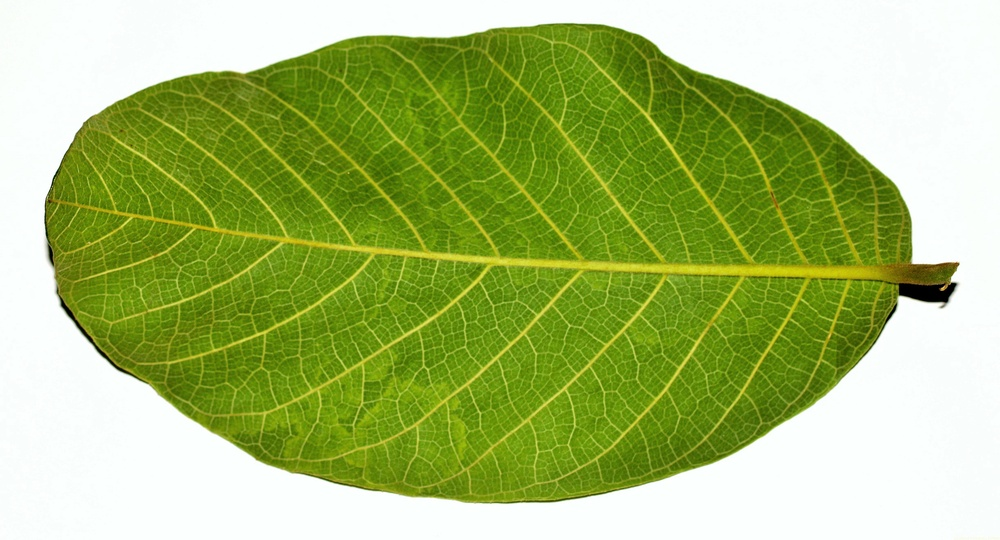
%> input picture jack-leaf.jpg, 1000 x 540 px, shrunk from 2500 x 1349 before the run
$ octave jack_leaf.m   (GNU Octave 9; MATLAB toolbox functions it lacks are replaced by stand-ins)
%> lines starting %> are read from the running program, lines starting %| are printed output that depends on the picture; in (x1, y1, x2, y2) boxes, pixels count from 0 and x2, y2 are one past the last pixel; in counts of white or black regions, pixels touching at a corner belong together; the program's own positions count from 1
clear all;
%read the leaf image
I = imread('jack-leaf.jpg');
%> I is the input picture: size 540x1000x3 uint8; mean R, G, B 165.4, 186.9, 112.5

%Convert to Gray Scale
IGray = rgb2gray(I);
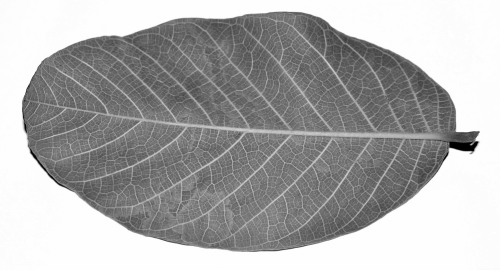
%> IGray: size 540x1000 uint8 (shown at 1/2 size); min 0, max 255, mean 172.1

%Convert to Binary
IBin = im2bw(IGray,129/255); %141/255 disk 3 initially
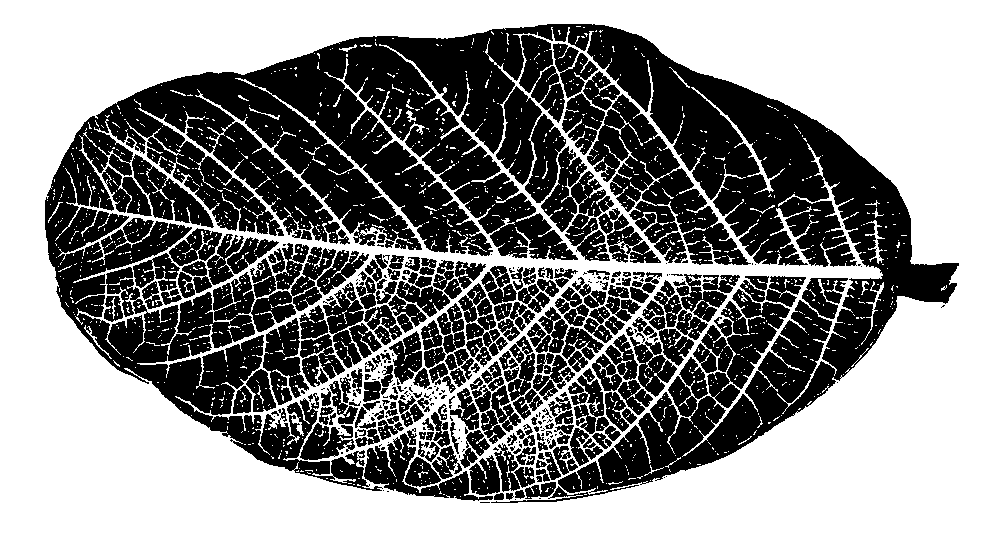
%> IBin: size 540x1000 logical; 54.1% white; 343 black regions (136 under 20 px), largest, box (x1, y1, x2, y2) and area: (45, 24, 959, 503) 154201, (587, 94, 751, 265) 10417, (496, 86, 566, 203) 4363

%compare IGray and IBinary
%imshow(imcomplement(IBin)),
%imtool(IBin);

%random white liquid kind of blobs are there. Therefore adjusting contrast
IAdj =  imadjust(IGray,[130/255 155/255]);
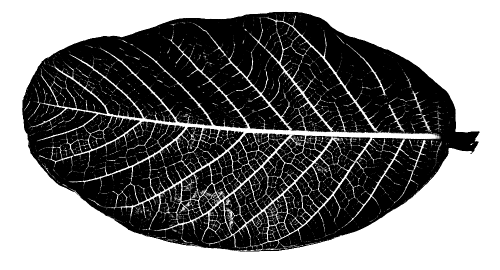
%> IAdj: size 540x1000 uint8 (shown at 1/2 size); min 0, max 255, mean 123.5
imshow(IAdj);
%in the above adjustment we were able to get much clearer veins
%but in this only the main veins are clear.

%compare
%subplot(1,2,1),
%imshow(IBin),
%subplot(1,2,2),
%imshow(IAdj);

%Convert to Binary
IBinAdj = im2bw(IAdj,129/255); %141/255 disk 3 initially
%> IBinAdj: size 540x1000 logical; 48% white; 1706 white regions (1652 under 20 px), largest, box (x1, y1, x2, y2) and area: (0, 0, 1000, 540) 221093, (64, 56, 879, 501) 27781, (533, 32, 760, 263) 1453

% [7 lines of commented-out code are left out]
IBinAdj = medfilt2(IBinAdj,[3 3]);
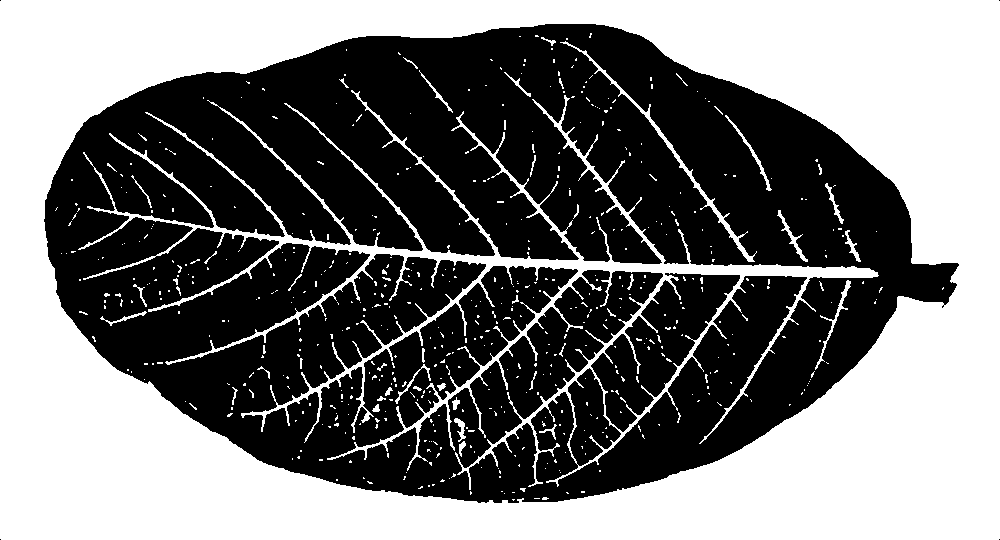
%> IBinAdj: size 540x1000 logical; 46.5% white; 588 white regions (540 under 20 px), largest, box (x1, y1, x2, y2) and area: (0, 0, 1000, 540) 221130, (78, 90, 879, 490) 23172, (560, 41, 757, 262) 1198
%imshow(IBinAdj);

%erod the image
%selection of a structuring element
se = strel('line',3,90); %when disk was used, only the main veins were visible.

IBinAdjErode = imerode(IBinAdj,se);
%> IBinAdjErode: size 540x1000 logical; 43.7% white; 455 white regions (416 under 20 px), largest, box (x1, y1, x2, y2) and area: (0, 0, 1000, 540) 219264, (110, 96, 878, 484) 12778, (583, 51, 753, 261) 732
%imshow(IBinAdjErode);

%remove small objects
IOpen = bwareaopen(IBinAdjErode, 10);

%filter the image
IOpenF = medfilt2(IOpen,[3 3]);
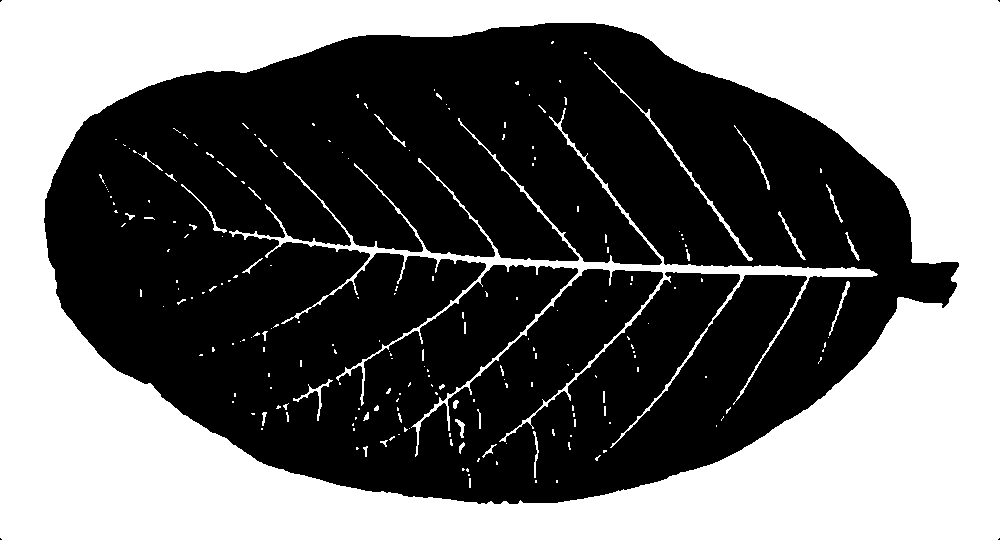
%> IOpenF: size 540x1000 logical; 43.2% white; 216 white regions (172 under 20 px), largest, box (x1, y1, x2, y2) and area: (0, 0, 1000, 540) 219259, (229, 108, 878, 457) 9989, (594, 62, 753, 261) 697

%dilate the image
IDil = imdilate(IOpenF,se);
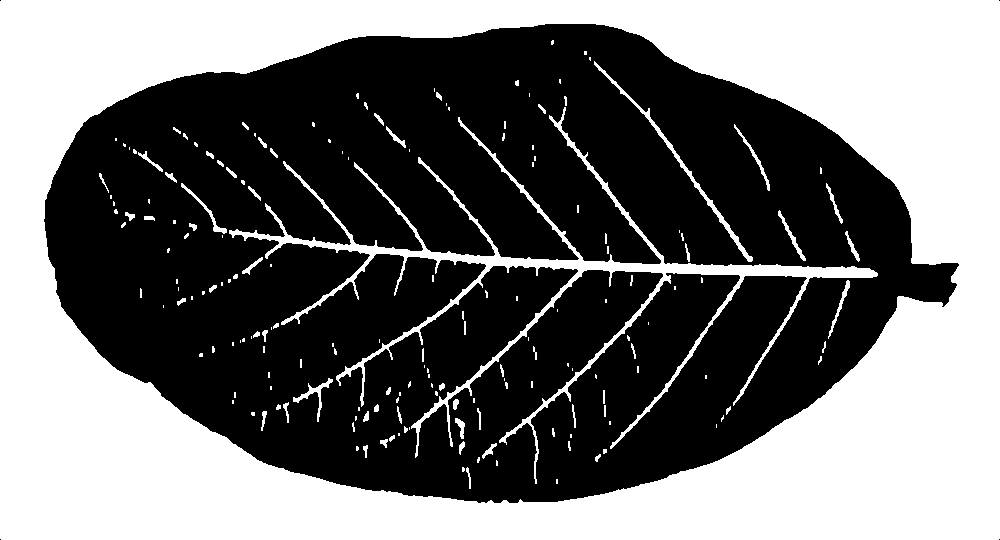
%> IDil: size 540x1000 logical; 44.7% white; 183 white regions (112 under 20 px), largest, box (x1, y1, x2, y2) and area: (0, 0, 1000, 540) 221115, (229, 107, 878, 484) 14135, (594, 61, 753, 262) 1015

%Image edge
ImEdge = edge(IDil, 'roberts');
%> ImEdge: size 540x1000 logical; 3% white in thin lines or dots
ImEdge  = imdilate(ImEdge,se);
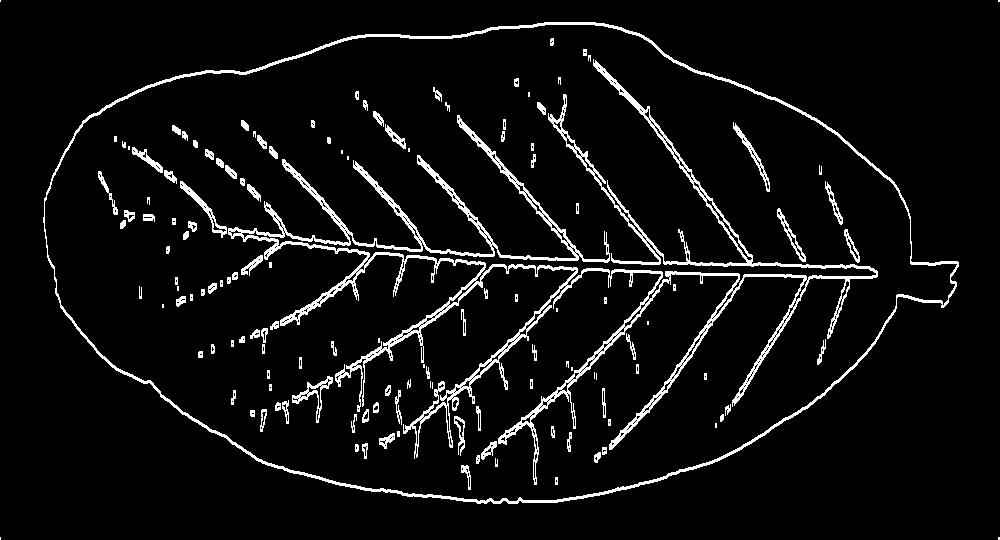
%> ImEdge: size 540x1000 logical; 5.9% white in thin lines or dots
imshow(ImEdge);

$ run again, with bo-leaf.jpg copied over jack-leaf.jpg
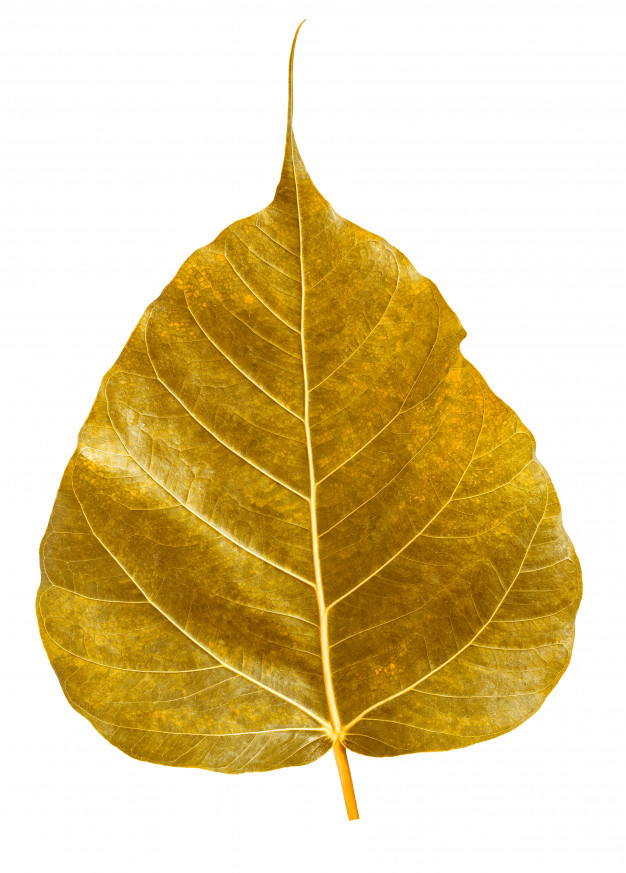
%> input picture bo-leaf.jpg, 626 x 873 px
%> I is the input picture: size 873x626x3 uint8; mean R, G, B 223.4, 203.6, 153.5
%> `IBin = im2bw(IGray,129/255);`:
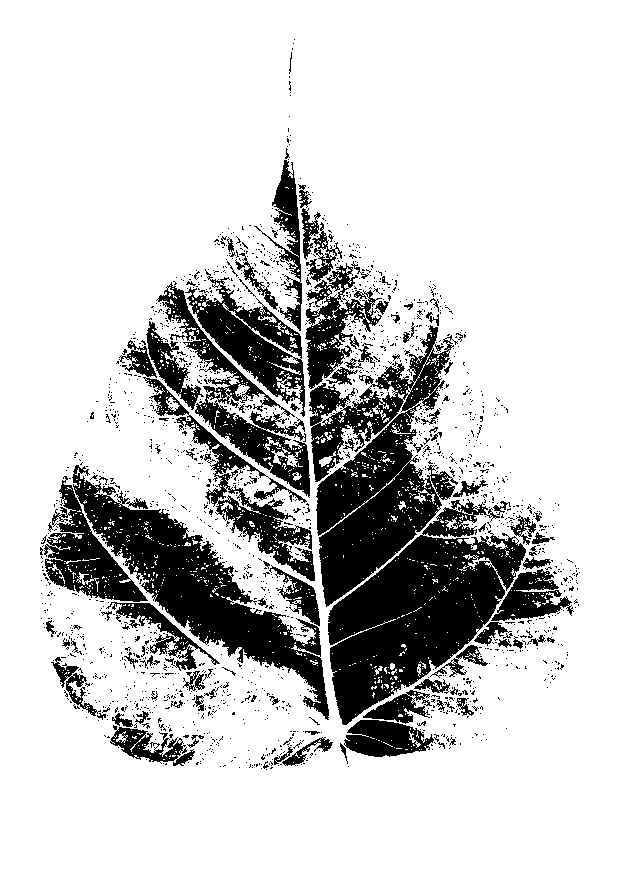
%> IBin: size 873x626 logical; 80.1% white; 1745 black regions (1629 under 20 px), largest, box (x1, y1, x2, y2) and area: (328, 499, 526, 725) 21207, (309, 325, 458, 607) 19135, (72, 465, 329, 720) 15780
%> IBinAdjErode: size 873x626 logical; 69.5% white; 204 black regions (141 under 20 px), largest, box (x1, y1, x2, y2) and area: (298, 177, 580, 763) 79043, (40, 451, 330, 767) 42375, (116, 125, 316, 584) 38155
%> IOpen: size 873x626 logical; 69.4% white; 204 black regions (141 under 20 px), largest, box (x1, y1, x2, y2) and area: (298, 177, 580, 763) 79533, (40, 451, 330, 767) 42506, (116, 125, 316, 584) 38387
%> IOpenF: size 873x626 logical; 69.3% white; 147 black regions (93 under 20 px), largest, box (x1, y1, x2, y2) and area: (298, 177, 581, 762) 80039, (40, 451, 330, 767) 42701, (116, 125, 316, 583) 38636
%> IDil: size 873x626 logical; 70.9% white; 120 black regions (80 under 20 px), largest, box (x1, y1, x2, y2) and area: (298, 178, 580, 761) 77581, (40, 452, 330, 766) 40308, (116, 126, 316, 582) 36735
%> `ImEdge  = imdilate(ImEdge,se);`:
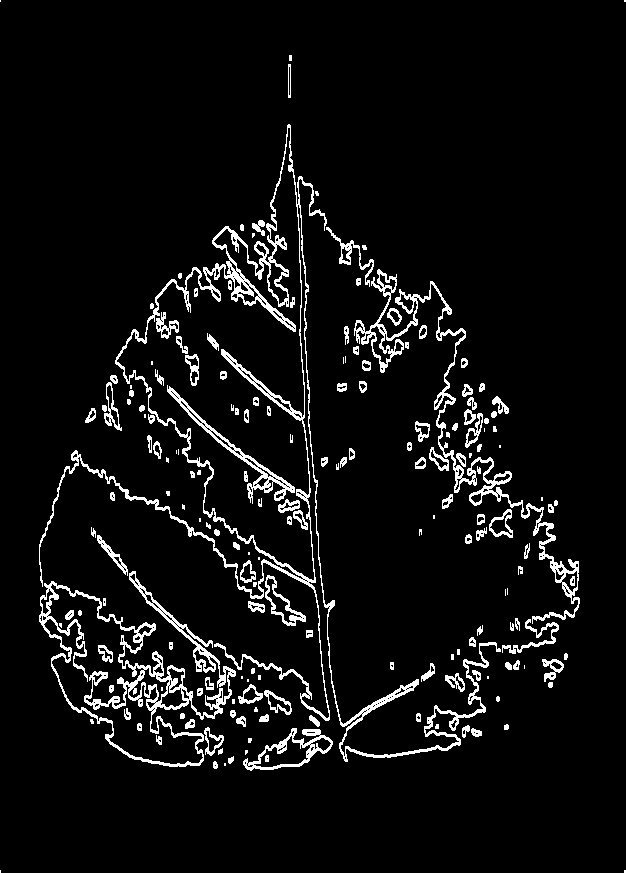
%> ImEdge: size 873x626 logical; 6.1% white in thin lines or dots

$ run again, with mango-leaf-low.jpg copied over jack-leaf.jpg
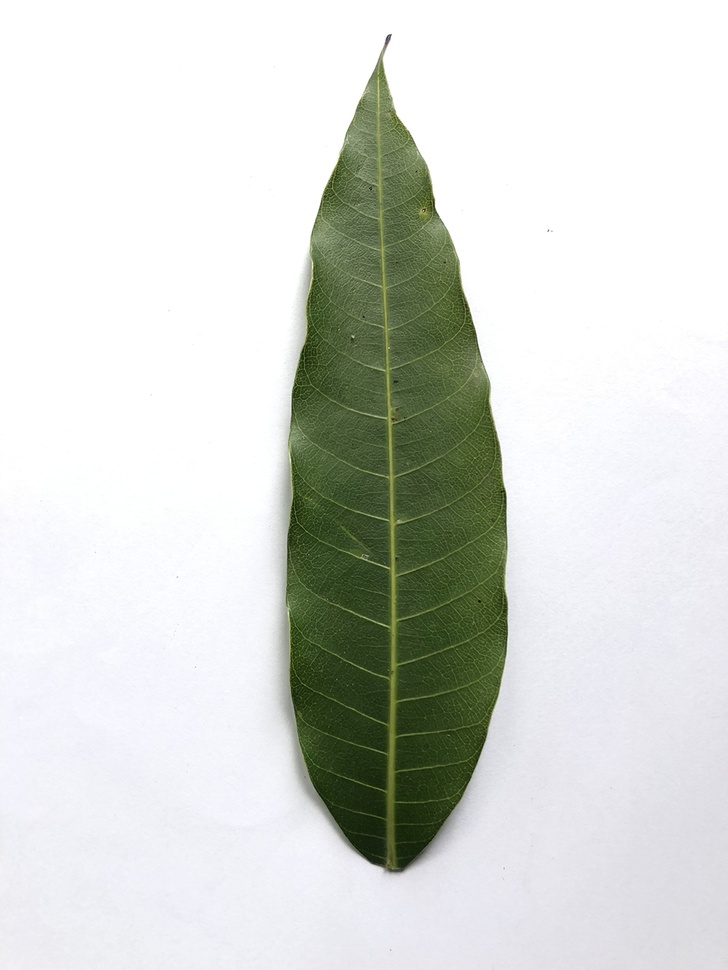
%> input picture mango-leaf-low.jpg, 728 x 970 px, shrunk from 1000 x 1333 before the run
%> I is the input picture: size 970x728x3 uint8; mean R, G, B 213.6, 216.8, 211.7
%> `IBin = im2bw(IGray,129/255);`:
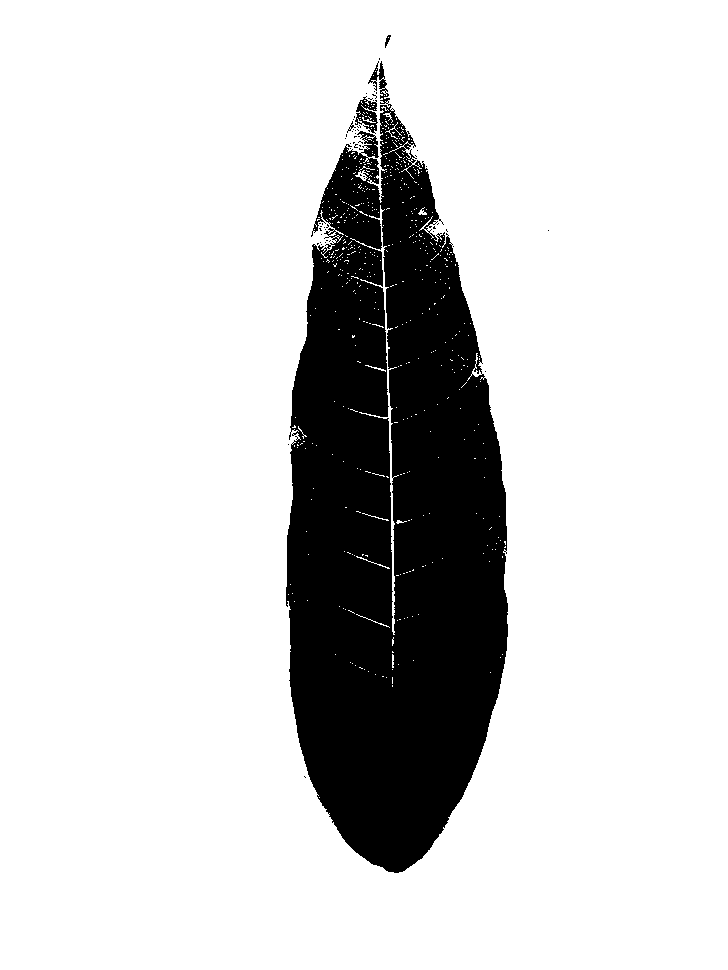
%> IBin: size 970x728 logical; 82.6% white; 61 black regions (57 under 20 px), largest, box (x1, y1, x2, y2) and area: (286, 61, 508, 873) 122326, (355, 96, 378, 134) 437, (385, 35, 391, 48) 35, (347, 121, 356, 133) 26
%> IBinAdjErode: size 970x728 logical; 81.8% white; 8 black regions (6 under 20 px), largest, box (x1, y1, x2, y2) and area: (286, 58, 508, 874) 128456, (384, 34, 391, 50) 57
%> IOpen: size 970x728 logical; 81.8% white; 8 black regions (6 under 20 px), largest, box (x1, y1, x2, y2) and area: (286, 58, 508, 874) 128544, (384, 34, 391, 50) 57
%> IOpenF: size 970x728 logical; 81.8% white; 7 black regions (5 under 20 px), largest, box (x1, y1, x2, y2) and area: (286, 59, 508, 874) 128578, (384, 34, 391, 49) 55
%> IDil: size 970x728 logical; 81.9% white; 6 black regions (4 under 20 px), largest, box (x1, y1, x2, y2) and area: (286, 60, 508, 873) 128020, (384, 35, 391, 48) 41
%> `ImEdge  = imdilate(ImEdge,se);`:
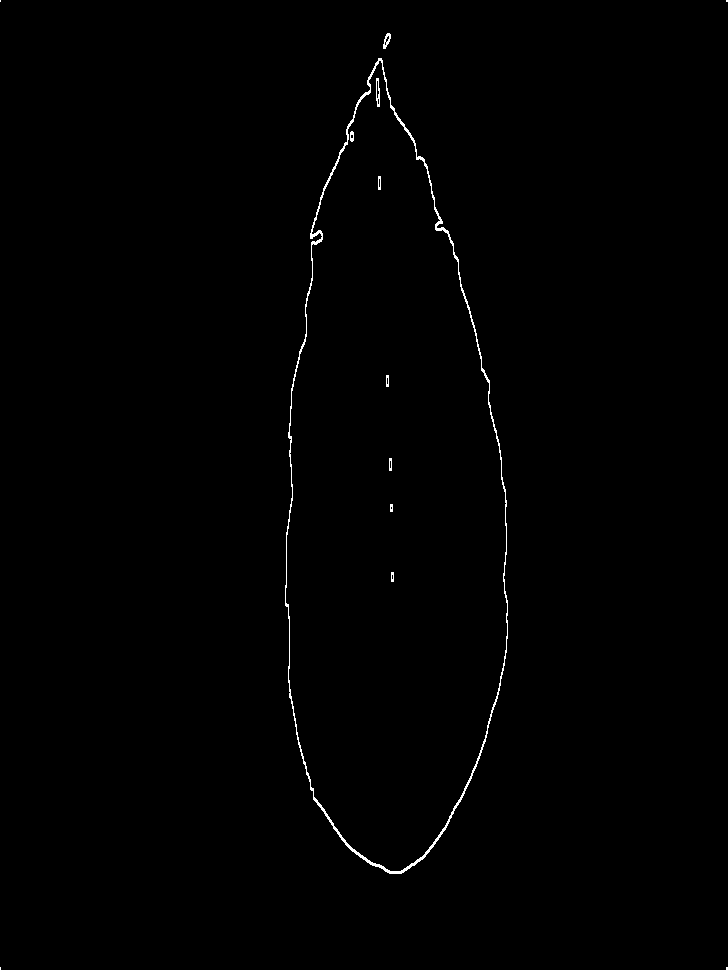
%> ImEdge: size 970x728 logical; 0.5% white in thin lines or dots
